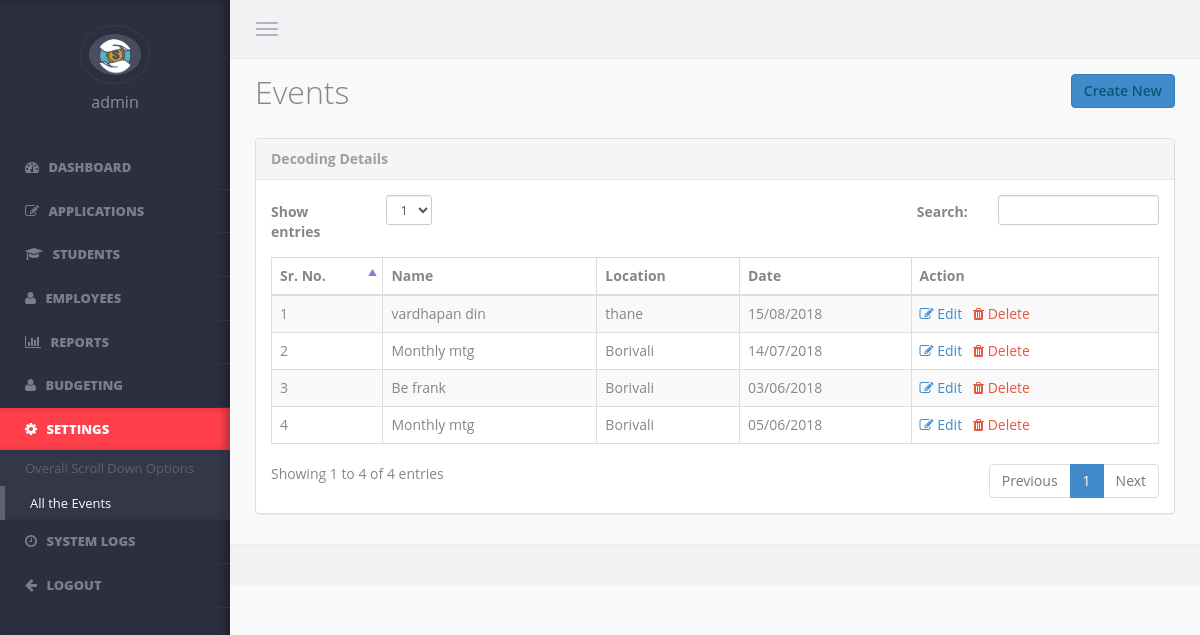
Screenshot of /admin/events.php (signed in) with the database file from the repository.
### tables this page shows
CREATE TABLE `event_master` (
  `id` int(11) NOT NULL,
  `name` varchar(50) DEFAULT NULL,
  `location` varchar(50) DEFAULT NULL,
  `date` varchar(30) DEFAULT NULL
);

### admin/events.php (the view, shortened to what this page needs)
<?php
include_once 'include/include.php';
if(!isset($_SESSION['admin_id']) && empty($_SESSION['admin_id']) && !isset($_SESSION['admin_type']) && empty($_SESSION['admin_type']))
{
    header('location:login');
}
    else
{
?>
<!DOCTYPE html>
<html lang="en">
<head>
    <?php include 'include/head.php';?>
</head>
<body data-ng-app>
    <?php $page='events'; ?>
    <?php include 'include/sidebar-admin.php';?>
    <section class="content">
        <?php include 'include/header.php'; ?>
       <div class="wrapper container-fluid">
            <div class="page-header" ><h1>Events <small> <a href="add_event" type="button" style="float:right" class="btn btn-primary">Create New</a></small></h1> </div>
                <div class="panel panel-default">
                    <div class="panel-heading">Decoding Details</div>
                    <div class="panel-body">
                <?php
                    $admin_type=$_SESSION['admin_type'];
                    if($admin_type!='kp')
                    {
                ?>
                        <table cellpadding="0" cellspacing="0" border="0" class="table table-striped table-bordered" id="basic-datatable">
                            <thead>
                                <tr>
                                    <th>Sr. No.</th>
                                    <th>Name</th>
                                    <th>Location</th>
                                    <th>Date</th>
                                    <th>Action</th>
                                </tr>
                            </thead>
                            <tbody>
                        <?php
                            $count=0;
                            $query="SELECT * FROM `event_master` order by id desc";
                            $query_run=@mysqli_query($connect, $query);
                            while ($result=@mysqli_fetch_assoc($query_run))
                            {
                                $count++;
                        ?>
                                <tr class="odd gradeX">
                                    <td><?= $count; ?></td>
                                    <td><?= $result['name']; ?></td>
                                    <td><?= $result['location']; ?></td>
                                    <td><?php echo date('d/m/Y', strtotime($result['date'])); ?></td>
                                    <td><a href="edit_event?event_id=<?= $result['id']; ?>"><i class="fa fa-edit"></i> Edit </a>&nbsp;&nbsp;<?php if($admin_type!='kp'){ ?><a href="javascript:void(0);" id="delete_<?php echo $result['id']; ?>" class="text-danger" onclick="deleterecord(<?php echo $result['id']; ?>)" ><i class="fa fa-trash"></i> Delete</a><?php } ?></td>
                                </tr>
                        <?php
                            }
                        ?>
                            </tbody>
                        </table>
                    </div>
                <?php
                    }
                ?>
                </div>
        </div>
        <?php include 'include/footer.php';?>
    </section>
</body>
</html>
<?php
    }
?>

### admin/include/sidebar-admin.php (shortened to what this page needs)
<aside class="left-panel">
<?php
    $admin_id=$_SESSION['admin_id'];
    $admin_type=$_SESSION['admin_type'];
    $query20="SELECT first_name FROM admin WHERE id='$admin_id'";
    $query20_run=mysqli_query($connect, $query20);
    $admin_data=mysqli_fetch_assoc($query20_run);
    $admin_fname=$admin_data['first_name'];
?>
    <div class="user text-center">
        <img src="../images/logo.jpg" class="img-circle" alt="...">
        <h4 class="user-name"><?= $admin_fname; ?></h4>
    </div>
    <nav class="navigation">
        <ul class="list-unstyled">
            <li <?php if(isset($page) && $page == 'dashboard') {
				echo 'class="active"';
				}
				?>>
			<a href="dashboard">
			<i class="fa fa-dashboard">
			</i>
			<span class="nav-label">
			Dashboard
			</span>
			</a>
			</li>
		<?php
			if($admin_type!='kp')
			{
		?>
            <li <?php
				if(isset($page) && ($page == 'applications' || $page == 'applications?type=Enrolled' || $page == 'applications?type=Rejected' || $page == 'applications?type=Pending')){
					echo 'class="has-submenu active"';
				}
				else{
					echo 'class="has-submenu"';
					}
			?>>
			<a href="#">
			<i class="fa fa-edit">
			</i>
			<span class="nav-label">Applications</span>
			</a>
            </li>
    <?php
        }
    ?>
		    <li <?php if(isset($page) && $page == 'students') {echo 'class="active"';} ?>>
			<a href="students">
			<i class="fa fa-graduation-cap">
			</i>
			<span class="nav-label">Students</span>
			</a>
			</li>
    <?php
        if($admin_type!='kp')
        {
    ?>
		    <li <?php if(isset($page) && $page == 'karyakarta_palak') {echo 'class="active"';} ?>>
			<a href="karyakarta_palak">
			<i class="fa fa-user">
			</i>
			<span class="nav-label">Employees</span>
			</a>
			</li>
    <?php
        }
    ?>
            <li <?php if(isset($page) && ($page == 'monthly_reports' || $page == 'annual_reports')) {echo 'class="active"';} ?> class="has-submenu">
			<a href="#">
			<i class="fa fa-bar-chart">
			</i>
			<span class="nav-label">Reports</span>
			</a>
            </li>
            <li <?php
					if(isset($page) && $page == 'budgeting') {
						echo 'class="active"';
					}
				?>>
			<a href="budgeting">
			<i class="fa fa-user">
			</i>
			<span class="nav-label">Budgeting</span>
			</a>
			</li>
    <?php
        if($admin_type!='kp')
        {
    ?>
            <li <?php
					if(isset($page) && ($page == 'settings' || $page == 'decoding' || $page == 'events')) {
						echo 'class="has-submenu active"';
					}
					else{
						echo 'class="has-submenu"';
					}
				?>>
			<a href="#">
			<i class="fa fa-cog">
			</i>
			<span class="nav-label">Settings</span>
			</a>
                <ul class="list-unstyled">
                    <li <?php if(isset($page) && $page == 'decoding') {echo 'class="active"';} ?>>
					<a href="decoding">Overall Scroll Down Options</a>
					</li>
                    <li <?php if(isset($page) && $page == 'events') {echo 'class="active"';} ?>>
					<a href="events">All the Events</a>
					</li>
                </ul>
            </li>
            <li <?php if(isset($page) && $page == 'system_logs') {echo 'class="active"';} ?>>
			<a href="system_logs">
			<i class="fa fa-clock-o">
			</i>
			<span class="nav-label">System Logs</span>
			</a>
			</li>
    <?php
        }
    ?>
			<li class=""><a href="logout">
			<i class="fa fa-arrow-left">
			</i>
			<span class="nav-label">Logout</span>
			</a>
			</li>
		</ul>
    </nav>
</aside>

### admin/assets/css/app/app.v1.css (style rules this page uses)
body { background-color:#f9f9f9; color:#85868d; font-family: 'Open Sans', sans-serif; position:relative; }
body, html { overflow-x:hidden; }
aside.left-panel { background-color:#2b2f3e; width:230px; position:fixed; padding:25px 0px; box-shadow:inset -5px 0px 8px rgba(0,0,0,0.3); height:100%; top:0px; left:0px; }
.user { margin-bottom:35px; }
.user h4.user-name { color:#8e909a; font-size:16px; }
.user img { border:1px solid #383c4a; padding:8px; width:70px; }
.navigation { margin:20px 0px; }
.navigation > ul > li { position:relative; }
.navigation > ul > li.has-submenu:after { content:"\f105"; font-family: 'FontAwesome'; display:inline-block; position:absolute; color:#7a7e8a; right:15px; transition: all 0.4s; -moz-transition: all 0.4s; -webkit-transition: all 0.4s; -o-transition: all 0.4s; top:10px; visibility:hidden; }
.navigation > ul > li.active.has-submenu:after, .navigation > ul > li.has-submenu:hover:after { color:#fff; }
.navigation > ul > li > a { display:block; padding:12px 25px; color:#7a7e8a; text-transform:uppercase; font-size:13px; text-decoration:none; font-weight:800; border-bottom:1px solid #2f3444; transition: all 0.4s; -moz-transition: all 0.4s; -webkit-transition: all 0.4s; -o-transition: all 0.4s; }
.navigation > ul > li:hover > a, .navigation > ul > li.active:hover > a, .navigation > ul > li.active > a { color:#fff; background-color: #ff404b; -webkit-box-shadow: inset -6px 0 8px -2px rgba(0,0,0,0.3); box-shadow: inset -6px 0 8px -2px rgba(0,0,0,0.3); }
.navigation ul li a i { margin-right:6px; font-size:14px; }
.navigation ul li ul { display:none; background-color:#333747; -webkit-box-shadow: inset -6px 0 8px -2px rgba(0,0,0,0.2); box-shadow: inset -6px 0 8px -2px rgba(0,0,0,0.2); }
aside:not(.collapsed) .navigation ul li.active ul { display:block; }
.navigation ul li ul li a { padding:8px 25px; color:#5e6271; text-decoration:none; white-space:nowrap; transition: all 0.2s; -moz-transition: all 0.2s; -webkit-transition: all 0.2s; -o-transition: all 0.2s; font-size:13px; border-left:0px solid #5e6271; text-align:left; display:block; }
.navigation ul li ul li a:hover, .navigation ul li ul li.active a { border-left:5px solid #5e6271; color:#fff; }
.content { margin-left:230px; }
.content > .container-fluid { padding-left:25px; padding-right:25px; }
.page-header { margin:0px; border:0px; }
.page-header h1 { color:#84868e; font-weight:300; font-size:32px; margin-top:15px; margin-bottom:20px; }
.page-header * { font-weight:600; color: #075878; }
.page-header * small { font-size:14px; color:#9D9EA5; }
.text-danger { color:#E9573F; }
.panel { margin-bottom:30px; }
.panel-heading { font-weight:700; }
.panel-default > .panel-heading, .panel-default > .panel-footer { border-color: #e8e8eb; box-shadow:none; }
.panel-default > .panel-heading, .btn-default { color:#9D9EA5; }

### rows the page displays
event_master: name "vardhapan din", location "thane", date "15/08/2018"
event_master: name "Monthly mtg", location "Borivali", date "14/07/2018"
event_master: name "Be frank", location "Borivali", date "03/06/2018"
event_master: name "Monthly mtg", location "Borivali", date "05/06/2018"

### other values shown
$admin_fname "admin"
